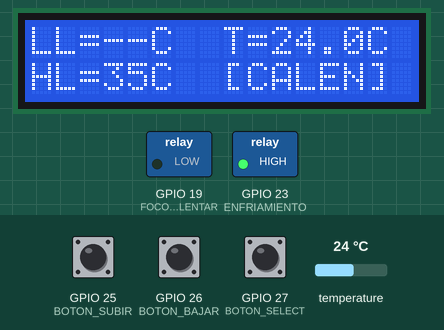
This program was run on a simulated ESP32. Shown: 16×2 character LCD, switched loads named in the program (green lamp = pin HIGH). The test bench sets the inputs (shaded band); at power-on: temperature 24 °C, GPIO 25 (BOTON_SUBIR) HIGH, GPIO 27 (BOTON_SELECT) HIGH, GPIO 26 (BOTON_BAJAR) HIGH.

Above: at 0.7 s.
1.3 s: temperature set to 34.5 °C
At 1.9 s:
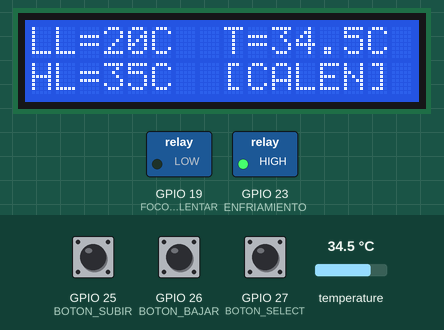
3.1 s: temperature set to 35.4 °C
At 3.86 s:
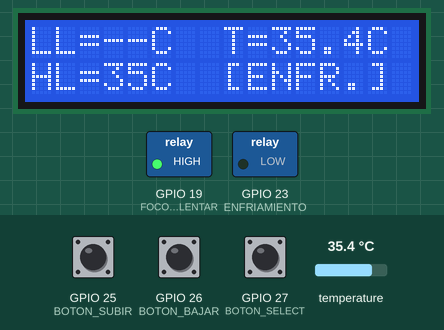
5.6 s: GPIO 25 (BOTON_SUBIR) pulled LOW for 0.15 s
At 5.9 s:
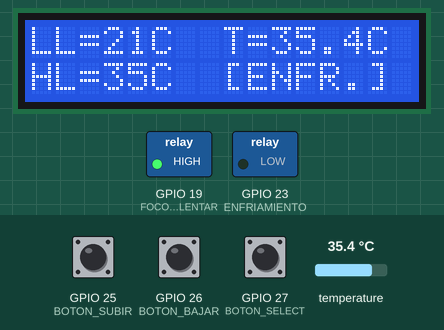
6.3 s: GPIO 27 (BOTON_SELECT) pulled LOW for 0.15 s
At 7.03 s:
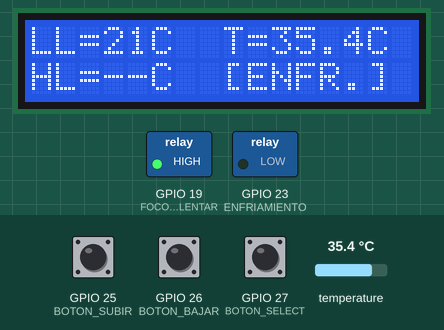
8.3 s: GPIO 26 (BOTON_BAJAR) pulled LOW for 0.15 s
At 8.91 s:
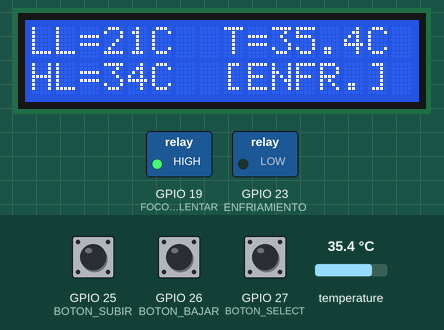
9.0 s: GPIO 26 (BOTON_BAJAR) pulled LOW for 1 s
At 10.63 s:
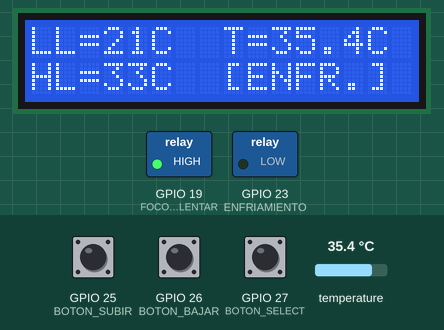
Timing chart, 0 to 12.1 s (numbered marks = the images above; inputs shaded):
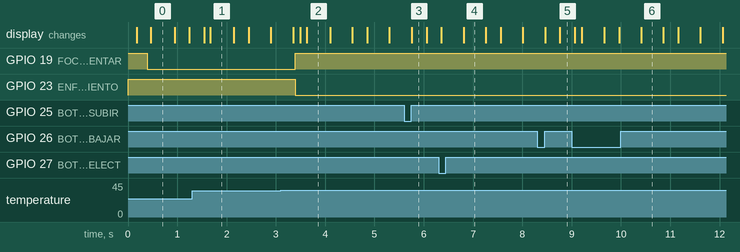

The program:

main.cpp
```cpp
#include <Arduino.h>
#include <Wire.h>
#include <LiquidCrystal_I2C.h>
#include <OneWire.h>
#include <DallasTemperature.h>

// =====================================================
// PINES DE ACTUADORES Y SENSOR
// =====================================================
#define PIN_DS18B20 4 // GPIO 4 (OneWire)

// Relés o Módulos de Control
#define FOCO_CALENTAR 19  // Relé para el Foco (Calentamiento)
#define ENFRIAMIENTO  23  // Relé para la Celda Peltier + Ventiladores

// Botones
#define BOTON_SUBIR  25
#define BOTON_BAJAR  26
#define BOTON_SELECT 27

// =====================================================
// LÍMITES INICIALES EN °C (Enteros 1 en 1)
// =====================================================
int LL = 20; // Límite Inferior
int HL = 35; // Límite Superior

LiquidCrystal_I2C lcd(0x27, 16, 2);

// Configuración de bus OneWire y DallasTemperature
OneWire oneWire(PIN_DS18B20);
DallasTemperature sensors(&oneWire);

// =====================================================
// ESTADOS Y TIEMPOS
// =====================================================
bool enfriando = false;  // false = Calentando, true = Enfriando
bool seleccionLL = true; // true = Modificando LL, false = Modificando HL

bool estadoAnteriorSubir  = HIGH;
bool estadoAnteriorBajar  = HIGH;
bool estadoAnteriorSelect = HIGH;

unsigned long tiempoParpadeo    = 0;
unsigned long tiempoLectura     = 0;
unsigned long tiempoLCD         = 0;
unsigned long ultimoTiempoBoton = 0;

bool mostrarSeleccion = true;
float temperatura = 25.0; // Valor inicial seguro

// =====================================================
// SETUP
// =====================================================
void setup() {
  // Salidas
  pinMode(FOCO_CALENTAR, OUTPUT);
  pinMode(ENFRIAMIENTO, OUTPUT);

  digitalWrite(FOCO_CALENTAR, HIGH); // HIGH = Relé APAGADO
  digitalWrite(ENFRIAMIENTO, HIGH);  // HIGH = Relé APAGADO

  // Botones
  pinMode(BOTON_SUBIR, INPUT_PULLUP);
  pinMode(BOTON_BAJAR, INPUT_PULLUP);
  pinMode(BOTON_SELECT, INPUT_PULLUP);

  // Inicializar DS18B20 en modo NO BLOQUEANTE a 11 bits (375ms de conversión)
  sensors.begin();
  sensors.setResolution(11);            // Sensibilidad de 0.125 °C
  sensors.setWaitForConversion(false);  // No congela el microcontrolador
  sensors.requestTemperatures();       // Primera petición en segundo plano

  // Inicializar bus I2C (SDA=21, SCL=22)
  Wire.begin(21, 22);

  // Inicializar LCD
  lcd.init();
  lcd.backlight();
  lcd.clear();
}

// =====================================================
// LOOP PRINCIPAL
// =====================================================
void loop() {

  // ---------------------------------------------------
  // 1. LECTURA Y LÓGICA DE BOTONES (De 1 en 1 °C)
  // ---------------------------------------------------
  bool estadoSubir  = digitalRead(BOTON_SUBIR);
  bool estadoBajar  = digitalRead(BOTON_BAJAR);
  bool estadoSelect = digitalRead(BOTON_SELECT);

  if (millis() - ultimoTiempoBoton >= 120) {
    // Botón SELECT
    if (estadoSelect == LOW && estadoAnteriorSelect == HIGH) {
      seleccionLL = !seleccionLL;
      mostrarSeleccion = true;
      tiempoParpadeo = millis();
      ultimoTiempoBoton = millis();
    }
    // Botón SUBIR
    else if (estadoSubir == LOW && estadoAnteriorSubir == HIGH) {
      if (seleccionLL) {
        if (LL < HL - 1) LL++;
      } else {
        if (HL < 100) HL++;
      }
      ultimoTiempoBoton = millis();
    }
    // Botón BAJAR
    else if (estadoBajar == LOW && estadoAnteriorBajar == HIGH) {
      if (seleccionLL) {
        if (LL > 0) LL--;
      } else {
        if (HL > LL + 1) HL--;
      }
      ultimoTiempoBoton = millis();
    }
  }

  estadoAnteriorSubir  = estadoSubir;
  estadoAnteriorBajar  = estadoBajar;
  estadoAnteriorSelect = estadoSelect;

  // ---------------------------------------------------
  // 2. TEMPORIZADOR PARA PARPADEO EN PANTALLA
  // ---------------------------------------------------
  if (millis() - tiempoParpadeo >= 400) {
    tiempoParpadeo = millis();
    mostrarSeleccion = !mostrarSeleccion;
  }

  // ---------------------------------------------------
  // 3. CONTROL DE HISTÉRESIS Y LECTURA DS18B20 (Cada 375 ms)
  // ---------------------------------------------------
  if (millis() - tiempoLectura >= 375) {
    tiempoLectura = millis();

    // Obtener lectura previa lista del sensor
    float tempLeida = sensors.getTempCByIndex(0);
    if (tempLeida != DEVICE_DISCONNECTED_C && tempLeida > -50.0) {
      temperatura = tempLeida;
    }

    // Pedir la siguiente conversión de 11 bits para los próximos 375 ms
    sensors.requestTemperatures();

    // Lógica de conmutación de histéresis
    if (temperatura >= HL) {
      enfriando = true;
    } else if (temperatura <= LL) {
      enfriando = false;
    }

    // Actuadores
    if (enfriando) {
      digitalWrite(FOCO_CALENTAR, HIGH); // APAGA el Foco
      digitalWrite(ENFRIAMIENTO, LOW);   // ENCIENDE Peltier y Ventiladores
    } else {
      digitalWrite(ENFRIAMIENTO, HIGH);  // APAGA Peltier y Ventiladores
      digitalWrite(FOCO_CALENTAR, LOW);  // ENCIENDE el Foco
    }
  }

  // ---------------------------------------------------
  // 4. IMPRESIÓN EN PANTALLA LCD (Cada 150 ms)
  // ---------------------------------------------------
  if (millis() - tiempoLCD >= 150) {
    tiempoLCD = millis();

    char buffer[10];

    // --- FILA 0: LL y Temperatura Actual ---
    lcd.setCursor(0, 0);
    if (seleccionLL && !mostrarSeleccion) {
      lcd.print("LL=--C ");
    } else {
      sprintf(buffer, "LL=%-2dC ", LL);
      lcd.print(buffer);
    }

    lcd.setCursor(8, 0);
    dtostrf(temperatura, 4, 1, buffer); // Muestra la temperatura con 1 decimal
    lcd.print("T=");
    lcd.print(buffer);
    lcd.print("C ");

    // --- FILA 1: HL y Estado ---
    lcd.setCursor(0, 1);
    if (!seleccionLL && !mostrarSeleccion) {
      lcd.print("HL=--C ");
    } else {
      sprintf(buffer, "HL=%-2dC ", HL);
      lcd.print(buffer);
    }

    lcd.setCursor(8, 1);
    if (enfriando) {
      lcd.print("[ENFR.] ");
    } else {
      lcd.print("[CALEN] ");
    }
  }
}
```

Measured:
- the behaviour switches between 34.9 and 35 °C on temperature (found by bisection; images 1 and 2)
- after the input at 1.3 s, the display: first changes after 0.25 s (image 1 shows a later state)
- after the input at 3.1 s, GPIO 19 (FOCO_CALENTAR): LOW → HIGH after 0.29 s; GPIO 23 (ENFRIAMIENTO): HIGH → LOW after 0.29 s; the display: first differs from a run without the input after 0.40 s (image 2 shows a later state)
- after the input at 5.6 s, the display: changes after 0.16 s (image 3)
- after the input at 8.3 s, the display: first differs from a run without the input after 0.46 s (image 5)
- after the input at 9.0 s, the display: changes after 0.06 s (image 6)
- what the display in image 0 shows lasts 0.4 s, from 0.5 s to 0.9 s
